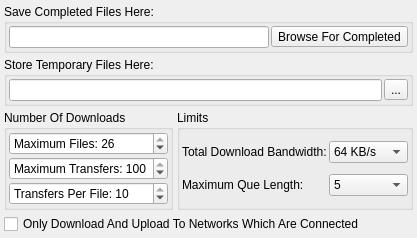
     <widget class="QWidget" name="pageDownloads">
      <layout class="QGridLayout" name="gridLayout_57">
       <property name="margin">
        <number>4</number>
       </property>
       <property name="spacing">
        <number>4</number>
       </property>
       <item row="0" column="0" colspan="2">
        <widget class="QGroupBox" name="groupBoxSaveFolder">
         <property name="maximumSize">
          <size>
           <width>16777215</width>
           <height>16777215</height>
          </size>
         </property>
         <property name="title">
          <string>Save Completed Files Here:</string>
         </property>
         <layout class="QGridLayout" name="gridLayout_55">
          <property name="margin">
           <number>2</number>
          </property>
          <property name="spacing">
           <number>2</number>
          </property>
          <item row="0" column="0">
           <widget class="QLineEdit" name="lineEdit"/>
          </item>
          <item row="0" column="1">
           <widget class="QToolButton" name="toolButtonSaveBrowse">
            <property name="text">
             <string>Browse For Completed</string>
            </property>
            <property name="icon">
             <iconset resource="Graphics.qrc">
              <normaloff>:/Icons/Resource/BrowseFolder.png</normaloff>:/Icons/Resource/BrowseFolder.png</iconset>
            </property>
            <property name="iconSize">
             <size>
              <width>24</width>
              <height>24</height>
             </size>
            </property>
           </widget>
          </item>
         </layout>
        </widget>
       </item>
       <item row="1" column="0" colspan="2">
        <widget class="QGroupBox" name="groupBoxTempFolder">
         <property name="maximumSize">
          <size>
           <width>16777215</width>
           <height>16777215</height>
          </size>
         </property>
         <property name="title">
          <string>Store Temporary Files Here:</string>
         </property>
         <layout class="QGridLayout" name="gridLayout_56">
          <property name="margin">
           <number>2</number>
          </property>
          <property name="spacing">
           <number>2</number>
          </property>
          <item row="0" column="0">
           <widget class="QLineEdit" name="lineEditTempFolder"/>
          </item>
          <item row="0" column="1">
           <widget class="QToolButton" name="toolButtonTempBrowse">
            <property name="text">
             <string>...</string>
            </property>
            <property name="icon">
             <iconset resource="Graphics.qrc">
              <normaloff>:/Icons/Resource/BrowseFolder.png</normaloff>:/Icons/Resource/BrowseFolder.png</iconset>
            </property>
            <property name="iconSize">
             <size>
              <width>24</width>
              <height>24</height>
             </size>
            </property>
           </widget>
          </item>
         </layout>
        </widget>
       </item>
       <item row="2" column="0">
        <widget class="QGroupBox" name="groupBoxNumberDownloads">
         <property name="maximumSize">
          <size>
           <width>16777215</width>
           <height>16777215</height>
          </size>
         </property>
         <property name="title">
          <string>Number Of Downloads</string>
         </property>
         <layout class="QGridLayout" name="gridLayout_58">
          <property name="margin">
           <number>2</number>
          </property>
          <property name="spacing">
           <number>2</number>
          </property>
          <item row="0" column="0">
           <widget class="QSpinBox" name="spinBoxMaxFiles">
            <property name="prefix">
             <string>Maximum Files: </string>
            </property>
            <property name="minimum">
             <number>1</number>
            </property>
            <property name="maximum">
             <number>26</number>
            </property>
            <property name="value">
             <number>26</number>
            </property>
           </widget>
          </item>
          <item row="1" column="0">
           <widget class="QSpinBox" name="spinBoxMaxTransfers">
            <property name="prefix">
             <string>Maximum Transfers: </string>
            </property>
            <property name="minimum">
             <number>1</number>
            </property>
            <property name="maximum">
             <number>100</number>
            </property>
            <property name="value">
             <number>100</number>
            </property>
           </widget>
          </item>
          <item row="2" column="0">
           <widget class="QSpinBox" name="spinBoxTransfersPerFile">
            <property name="prefix">
             <string>Transfers Per File: </string>
            </property>
            <property name="minimum">
             <number>1</number>
            </property>
            <property name="maximum">
             <number>10</number>
            </property>
            <property name="value">
             <number>10</number>
            </property>
           </widget>
          </item>
         </layout>
        </widget>
       </item>
       <item row="2" column="1">
        <widget class="QGroupBox" name="groupBoxTransferLimits">
         <property name="maximumSize">
          <size>
           <width>16777215</width>
           <height>16777215</height>
          </size>
         </property>
         <property name="title">
          <string>Limits</string>
         </property>
         <layout class="QGridLayout" name="gridLayout_59">
          <property name="margin">
           <number>2</number>
          </property>
          <property name="spacing">
           <number>2</number>
          </property>
          <item row="0" column="0">
           <widget class="QLabel" name="labelTotalBandwidth">
            <property name="text">
             <string>Total Download Bandwidth:</string>
            </property>
            <property name="buddy">
             <cstring>comboBoxDownloadBandwidth</cstring>
            </property>
           </widget>
          </item>
          <item row="0" column="1">
           <widget class="QComboBox" name="comboBoxDownloadBandwidth">
            <item>
             <property name="text">
              <string>64 KB/s</string>
             </property>
            </item>
            <item>
             <property name="text">
              <string>128 KB/s</string>
             </property>
            </item>
            <item>
             <property name="text">
              <string>192 KB/s</string>
             </property>
            </item>
            <item>
             <property name="text">
              <string>217 KB/s</string>
             </property>
            </item>
            <item>
             <property name="text">
              <string>256 KB/s</string>
             </property>
            </item>
            <item>
             <property name="text">
              <string>MAX</string>
             </property>
            </item>
           </widget>
          </item>
          <item row="1" column="0">
           <widget class="QLabel" name="labelMaxQue">
            <property name="text">
             <string>Maximum Que Length:</string>
            </property>
            <property name="buddy">
             <cstring>comboBoxQueLength</cstring>
            </property>
           </widget>
          </item>
          <item row="1" column="1">
           <widget class="QComboBox" name="comboBoxQueLength">
            <item>
             <property name="text">
              <string>5</string>
             </property>
            </item>
            <item>
             <property name="text">
              <string>10</string>
             </property>
            </item>
            <item>
             <property name="text">
              <string>20</string>
             </property>
            </item>
            <item>
             <property name="text">
              <string>MAX</string>
             </property>
            </item>
           </widget>
          </item>
         </layout>
        </widget>
       </item>
       <item row="3" column="0" colspan="2">
        <widget class="QCheckBox" name="checkBoxOnlyDownloadConnectedNetworks">
         <property name="text">
          <string>Only Download And Upload To Networks Which Are Connected</string>
         </property>
        </widget>
       </item>
      </layout>
     </widget>
